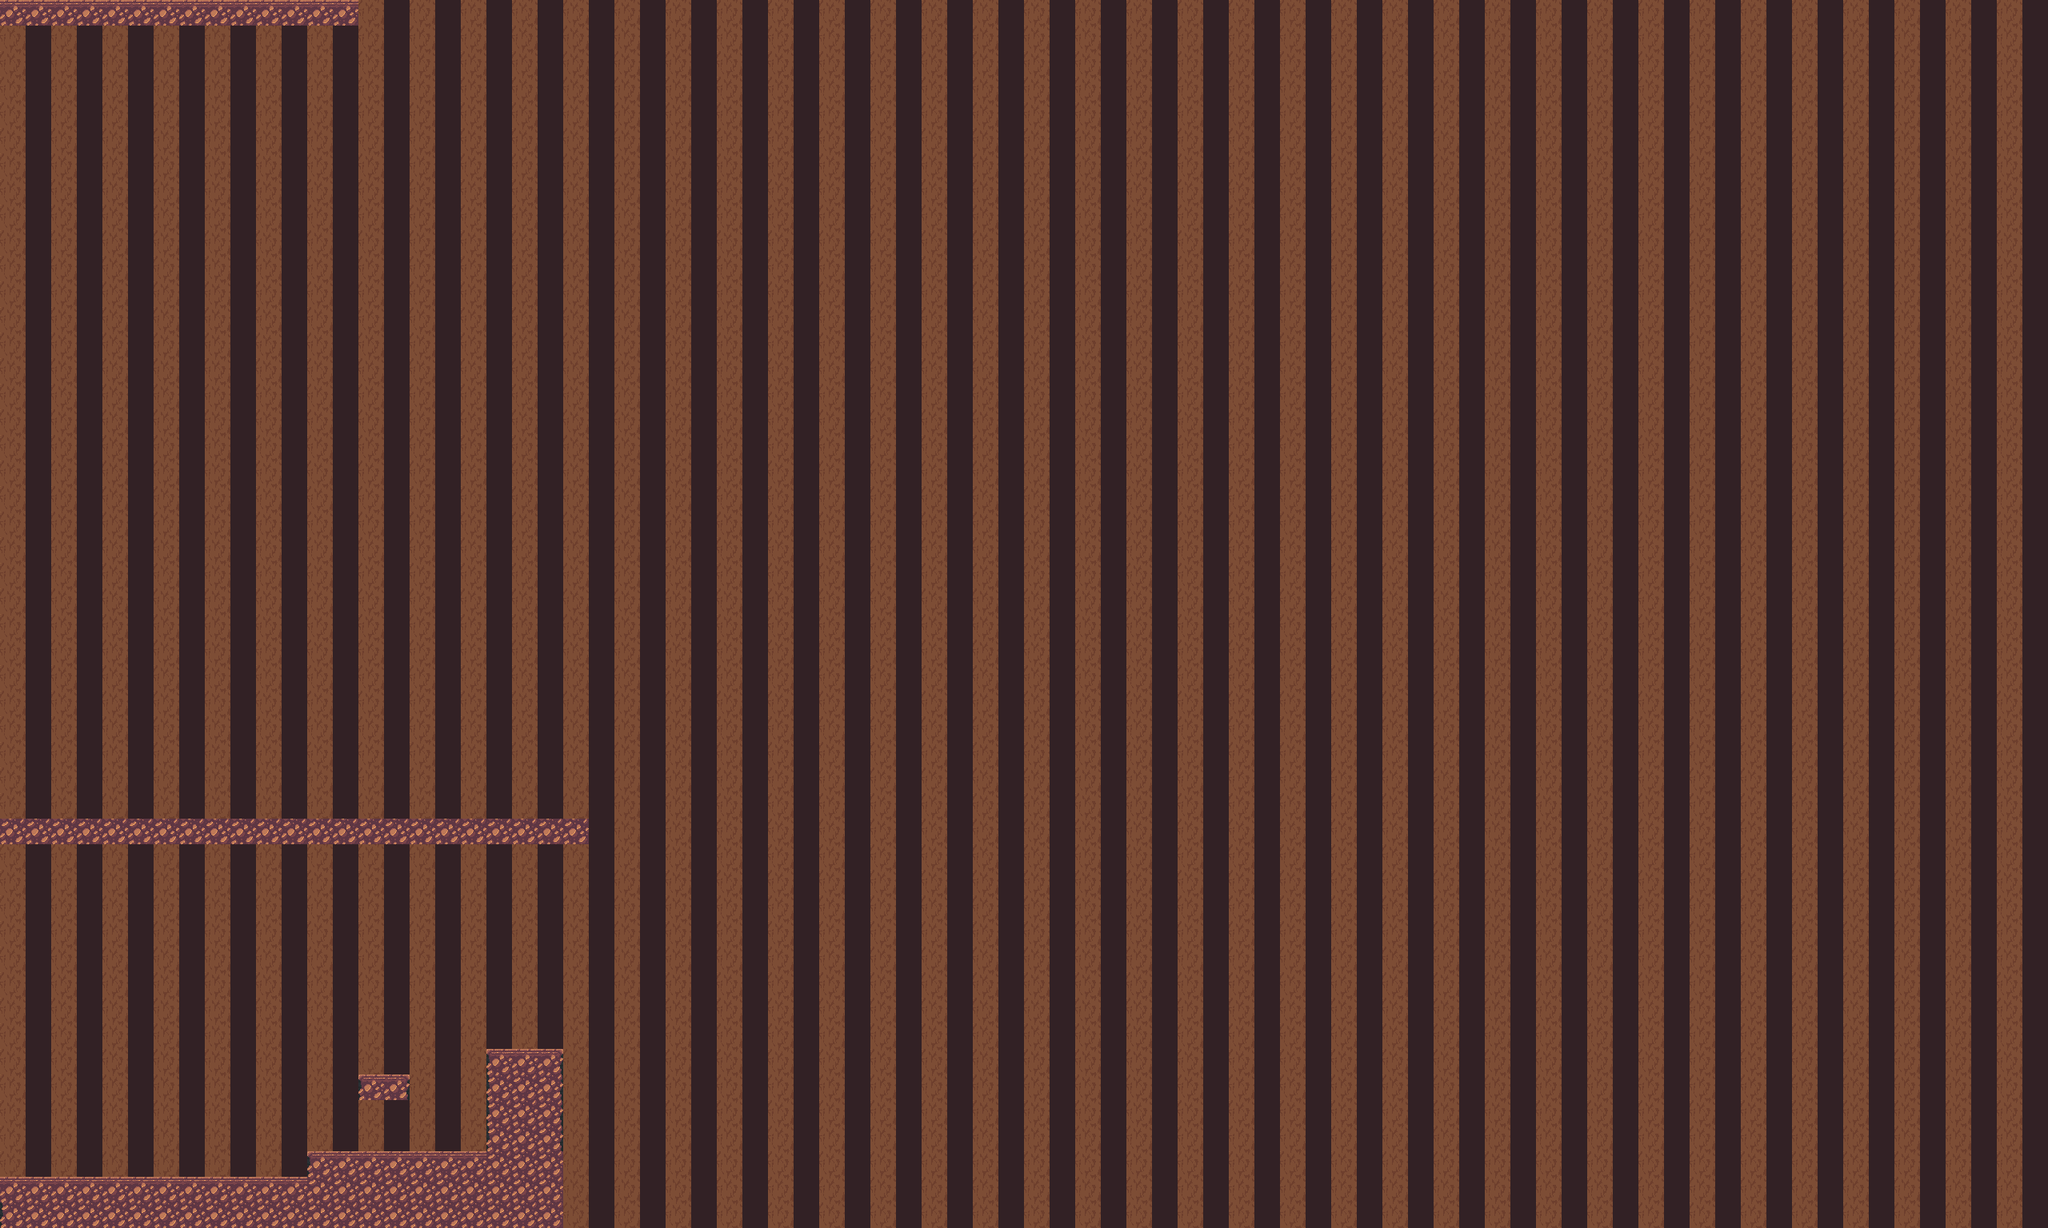

Tiled map render using the project's own tile images. Description and the map definition, with tile-layer contents summarised, below:
An orthogonal 80x48 tile map with 32x32 px tiles, 2 tile layers (ground, trees), 2 tilesets and 6 objects (6x obstacles).

<map version="1.4" tiledversion="1.4.3" orientation="orthogonal" renderorder="right-down" width="80" height="48" tilewidth="32" tileheight="32" infinite="0" nextlayerid="5" nextobjectid="9">
 <tileset firstgid="1" source="[32x32] Rocky Slabs.tsx" />
 <tileset firstgid="57" source="terrain_atlas.tsx" />
 <layer id="3" name="ground" width="80" height="48">
  <data>[3840 cells, 3840 non-empty, 1 distinct tile ids]</data>
 </layer>
 <layer id="1" name="trees" width="80" height="48">
  <data>[3840 cells, 3840 non-empty, 9 distinct tile ids]</data>
 </layer>
 <objectgroup id="4" name="obstacles">
  <object id="1" name="obstacles" x="1" y="1471" width="704" height="67" />
  <object id="2" name="obstacles" x="384" y="1440" width="320" height="32" />
  <object id="4" name="obstacles" x="448" y="1343" width="64" height="33" />
  <object id="5" name="obstacles" x="608" y="1312" width="96" height="129" />
  <object id="7" name="obstacles" x="-1.33333" y="1026.67" width="737.333" height="26.6667" />
  <object id="8" name="obstacles" x="1.33333" y="2.66667" width="445.333" height="29.3333" />
 </objectgroup>
</map>
